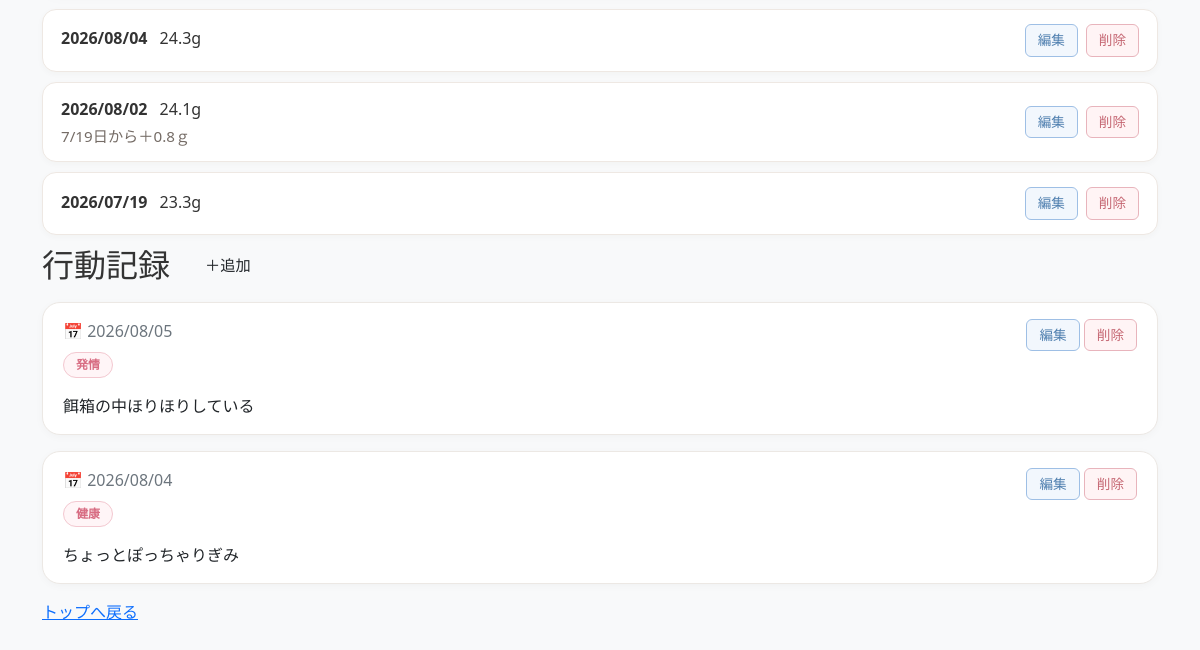
Before: /birds/1/ (lower part) with the older database file.
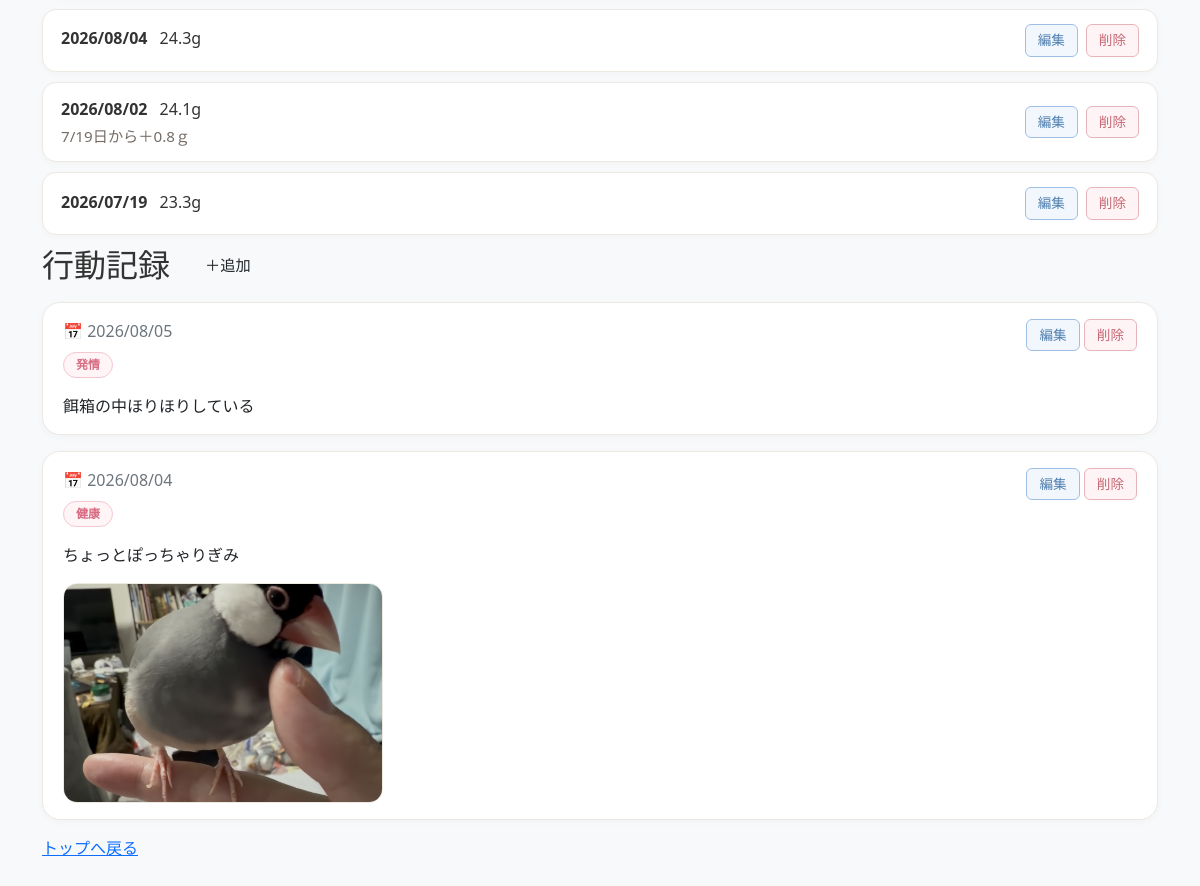
After: the same page with the newer database file.
### birds/models.py (models this page shows, shortened)
class WeightRecord(models.Model):
    bird = models.ForeignKey(
        Bird,
        on_delete=models.CASCADE
    )
    date = models.DateField()
    weight = models.DecimalField(
        max_digits=4,
        decimal_places=1
    )
    memo = models.TextField(
        blank=True
    )

class BehaviorRecord(models.Model):
    CATEGORY_CHOICES = [
        ('換羽', '換羽'),
        ('発情', '発情'),
        ('健康', '健康'),
        ('通院', '通院'),
        ('放鳥', '放鳥'),
        ('食事', '食事'),
        ('その他', 'その他'),
    ]
    bird = models.ForeignKey(
        Bird,
        on_delete=models.CASCADE
    )
    date = models.DateField()
    category = models.CharField(
        max_length=20,
        choices=CATEGORY_CHOICES
    )
    memo = models.TextField()
    photo = models.ImageField(
        upload_to='behavior_photos/',
        blank=True,
        null=True
    )

### birds/views.py (the view)
# urls.py: path('birds/<int:bird_id>/', views.bird_detail, name='bird_detail'),
def bird_detail(request, bird_id):
    bird = get_object_or_404(Bird, id=bird_id)
    weights = WeightRecord.objects.filter(bird=bird).order_by('-date')
    behaviors = BehaviorRecord.objects.filter(
        bird=bird
    ).order_by('-date', '-id')
    graph_weights = WeightRecord.objects.filter(bird=bird).order_by('date')
    latest_weight = weights.first()
    average_weight = weights.aggregate(Avg('weight'))['weight__avg']
    max_weight = weights.aggregate(Max('weight'))['weight__max']
    min_weight = weights.aggregate(Min('weight'))['weight__min']
    weight_count = weights.count()
    graph_labels = [record.date.strftime('%Y-%m-%d') for record in graph_weights]
    graph_data = [float(record.weight) for record in graph_weights]
    return render(request, 'birds/bird_detail.html', {
        'bird': bird,
        'weights': weights,
        'behaviors': behaviors,
        'latest_weight': latest_weight,
        'average_weight': average_weight,
        'max_weight': max_weight,
        'min_weight': min_weight,
        'weight_count': weight_count,
        'graph_labels': graph_labels,
        'graph_data': graph_data,
    })

### birds/models.py (called while the page is built)
    @property
    def age_display(self):
        if not self.birthday:
            return "未登録"
        today = date.today()
        years = today.year - self.birthday.year
        months = today.month - self.birthday.month
        if today.day < self.birthday.day:
            months -= 1
        if months < 0:
            years -= 1
            months += 12
        if years == 0:
            return f"生後{months}か月"
        return f"{years}歳{months}か月"

    @property
    def days_since_welcome(self):
        if not self.welcome_date:
            return None
        today = date.today()
        return (today - self.welcome_date).days

### birds/templates/birds/bird_detail.html (shortened to what this page needs)
{% extends 'birds/base.html' %}
{% block content %}
    {% load static %}
    {% for weight in weights %}
        <div class="weight-record-item">
            <div>
                <p class="mb-1">
                    <strong>
                        {{ weight.date|date:"Y/m/d" }}
                    </strong>
                    <span class="ms-2">
                        {{ weight.weight|floatformat:1 }}g
                    </span>
                </p>
                {% if weight.memo %}
                    <p class="weight-record-memo mb-0">
                        {{ weight.memo }}
                    </p>
                {% endif %}
            </div>
            <div class="record-actions">
                <a href="{% url 'edit_weight' weight.id %}"
                class="btn record-edit-btn">
                    編集
                </a>
                <a href="{% url 'delete_weight' weight.id %}"
                class="btn record-delete-btn">
                    削除
                </a>
            </div>
        </div>
    {% empty %}
        <p class="text-secondary">
            まだ体重記録がありません。
        </p>
    {% endfor %}
    <div class="d-flex align-items-center gap-3 mb-3">
        <h2 class="mb-0">行動記録</h2>
        <a href="{% url 'add_behavior' bird.id %}"
        class="btn app-btn-outline">
            ＋追加
        </a>
    </div>
    {% for behavior in behaviors %}
    <div class="card border-0 mb-3 behavior-card">
        <div class="card-body">
            <div class="d-flex justify-content-between align-items-start">
                <div>
                    <p class="text-secondary mb-2">
                        📅 {{ behavior.date|date:"Y/m/d" }}
                    </p>
                    <span class="badge behavior-badge">
                        {{ behavior.category }}
                    </span>
                </div>
                <div>
                    <a href="{% url 'edit_behavior' behavior.id %}"
                    class="btn record-edit-btn">
                        編集
                    </a>
                    <a href="{% url 'delete_behavior' behavior.id %}"
                    class="btn record-delete-btn">
                        削除
                    </a>
                </div>
            </div>
            <p class="mt-3 mb-0">
                {{ behavior.memo }}
            </p>
            {% if behavior.photo %}
                <div class="behavior-photo-wrapper mt-3">
                    <img src="{{ behavior.photo.url }}"
                        alt="{{ behavior.category }}の記録写真"
                        class="behavior-photo">
                </div>
            {% endif %}
        </div>
    </div>
    {% empty %}
    <p class="text-secondary">
        まだ行動記録がありません。
    </p>
    {% endfor %}
    <p>
        <a href="{% url 'home' %}">トップへ戻る</a>
    </p>
{% endblock %}

### birds/templates/birds/base.html (shortened to what this page needs)
{% load static %}
<!DOCTYPE html>
<html lang="ja">
<head>
    <link href="https://cdn.jsdelivr.net/npm/bootstrap@5.3.7/dist/css/bootstrap.min.css" rel="stylesheet">
    <link rel="stylesheet" href="{% static 'birds/css/style.css' %}">
</head>
<body class="bg-light">
    <main class="container py-4">
        {% block content %}
        {% endblock %}
    </main>
</body>
</html>

### birds/static/birds/css/style.css (style rules this page uses)
body { background-color: #fffaf7; color: #333; }
.app-btn, .app-btn-outline { padding: 8px 18px; font-size: 0.95rem; }
.record-actions { display: flex; gap: 8px; flex-shrink: 0; }
.record-edit-btn, .record-delete-btn { padding: 5px 12px; font-size: .85rem; }
.record-edit-btn { border: 1px solid #9ebfe5; background-color: #f2f7fd; color: #4f7faf; }
.record-delete-btn { border: 1px solid #e8b4bc; background-color: #fff4f5; color: #c56672; }
.behavior-card .card-body { padding: 16px 20px; }
.behavior-card { border-radius: 18px; border: 1px solid #ece8e4 !important; box-shadow: 0 2px 8px rgba(0,0,0,.03); }
.behavior-badge { background: #fff5f7; color: #d86d83; border: 1px solid #f3c8d0; border-radius: 999px; padding: 6px 12px; font-weight: 600; }
.behavior-photo-wrapper { max-width: 320px; }
.behavior-photo { width: 100%; height: 220px; object-fit: cover; border-radius: 14px; border: 1px solid #eee8e3; display: block; }
.weight-record-item { display: flex; justify-content: space-between; align-items: center; gap: 20px; padding: 14px 18px; margin-bottom: 10px; background-color: #ffffff; border: 1px solid #eee8e3; border-radius: 14px; box-shadow: 0 2px 6px rgba(70, 55, 45, 0.03); }
.weight-record-memo { color: #756c66; font-size: 0.95rem; }

Changed rows visible on the page:
changed BehaviorRecord "ちょっとぽっちゃりぎみ": photo: picture added
